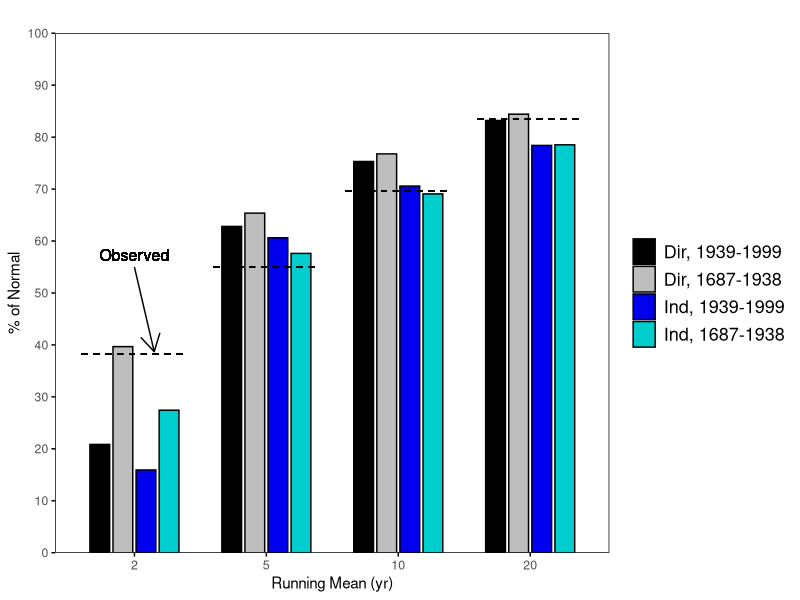

This chart was generated by the following R code:
data <- data.frame(
  Category = 1:4,
  Value1 = c(20.854, 62.816, 75.306, 83.21),
  Value2 = c(39.673, 65.373, 76.773, 84.42),
  Value3 = c(15.935, 60.629, 70.573, 78.404),
  Value4 = c(27.441, 57.617, 69.072, 78.518)
)

# Load the necessary library
library(ggplot2)

# Reshape the data to long format
data_long <- tidyr::gather(data, Key, Value, -Category)

# Create the bar chart
chart <- ggplot(data_long, aes(x = as.factor(Category), y = Value, fill = Key)) +
  geom_bar(stat = "identity", position = position_dodge(width = 0.7), width = 0.6, color = "black") +
  geom_segment(aes(x = 3.6, xend = 4.4, y = 83.453, yend = 83.453),
               linetype = "dashed", color = "black") +
  geom_segment(aes(x = 0.6, xend = 1.4, y = 38.261, yend = 38.261),
               linetype = "dashed", color = "black") +
  geom_segment(aes(x = 1.6, xend = 2.4, y = 54.997, yend = 54.997),
               linetype = "dashed", color = "black") +
  geom_segment(aes(x = 2.6, xend = 3.4, y = 69.634, yend = 69.634),
               linetype = "dashed", color = "black") +
  geom_text(aes(x = 1, y = 55, label = "Observed"),
            color = "black", size = 4, vjust = -0.5) +
  

  annotate("segment", x = 1, xend = 1.15, y = 55, yend = 38.7, color = "black", arrow = arrow(length = unit(0.5, "cm")), angle = 45) +
  
  
  labs(title = "", x = "Running Mean (yr)", y = "% of Normal") +
  scale_fill_manual(
    values = c("Value1" = "black", "Value2" = "grey", "Value3" = "blue2", "Value4" = "cyan3"),
    labels = c("Dir, 1939-1999", "Dir, 1687-1938", "Ind, 1939-1999", "Ind, 1687-1938")
  ) +
  scale_x_discrete(labels = c("2", "5", "10", "20")) +
  scale_y_continuous(limits = c(0, 100), breaks = seq(0, 100, 10), expand = c(0,0)) +
  labs(fill = NULL) +
  theme_minimal() +
  theme(
    legend.position = "right",
    panel.background = element_rect(fill = "white"),
    axis.text.x = element_text(size = 9, face = "plain"),
    axis.ticks = element_line(color = "black", size = .5),
    panel.grid = element_blank()
  )

# Save the plot as a PNG file
ggsave("Bar02.png", plot = chart + guides(fill = guide_legend(nrow = 4, byrow = TRUE, keyheight = unit(.7, "cm"))) +
         theme(legend.text = element_text(size = 13)), 
       width = 8, height = 6, dpi = 300, bg = "white")

